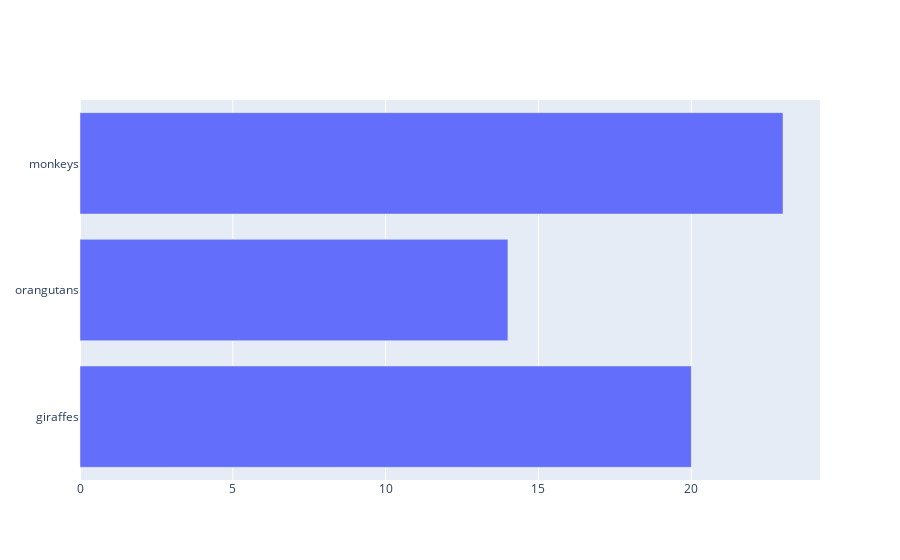

Notebook code cell kept with this figure:
### Code cell
import plotly.graph_objects as go

fig = go.Figure(go.Bar(
            x=[20, 14, 23],
            y=['giraffes', 'orangutans', 'monkeys']))

fig.show()

### Figure 1 — Plotly figure (JSON) as saved in the notebook; plotly's stock layout.template omitted (floating-point values rounded to 4 significant figures)
{"data": [{"orientation": "h", "type": "bar", "x": [20, 14, 23], "y": ["giraffes", "orangutans", "monkeys"]}], "layout": {}}
